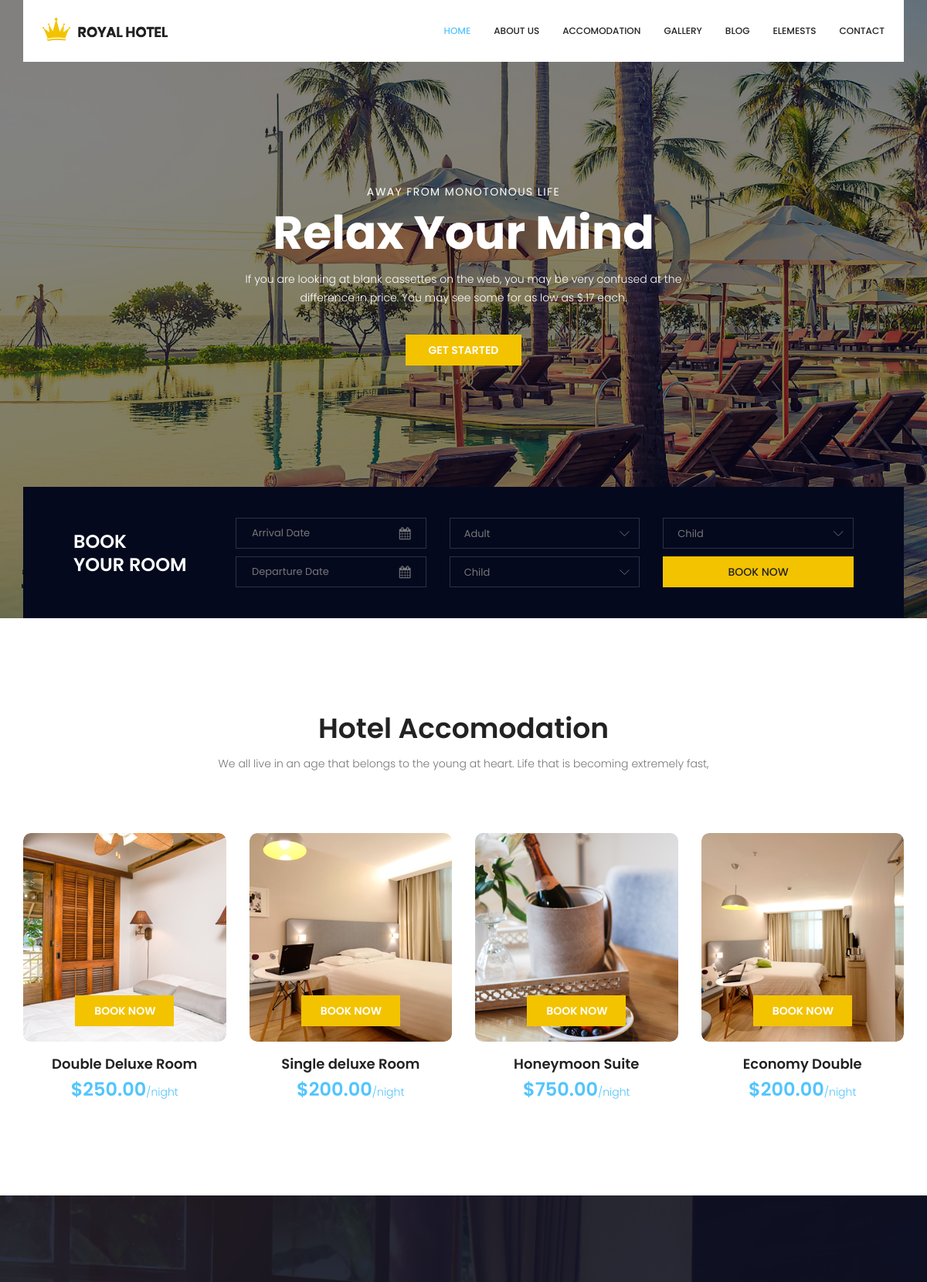
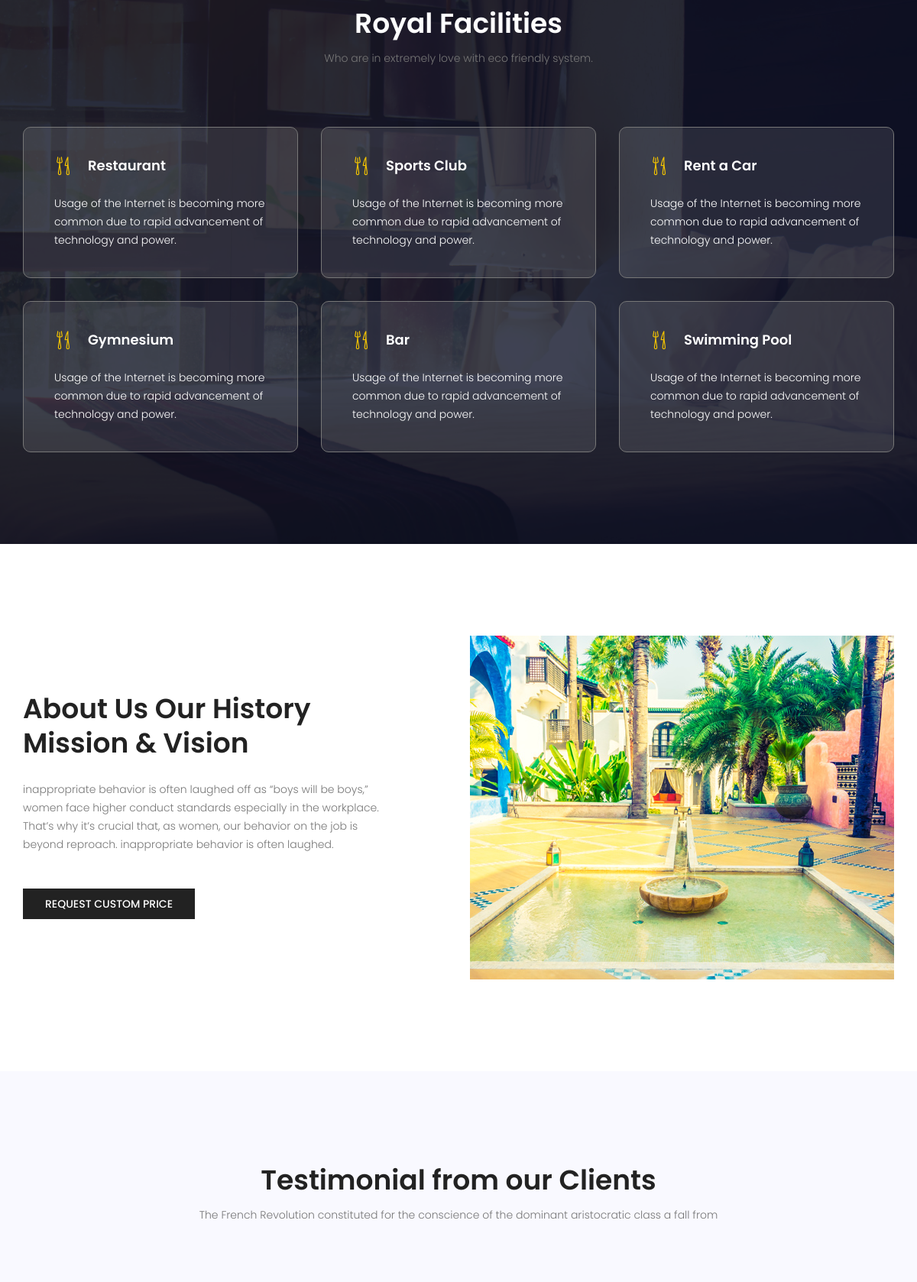
The page / (upper part) on the database its author committed (2 pictures, top to bottom).
### hotel/models.py (models this page shows, shortened)
class Accomodation(models.Model):
    title = models.CharField(max_length=100)
    price = models.DecimalField(decimal_places=2, max_digits=10)
    button = models.CharField(max_length=20)
    image = models.ImageField(upload_to="accomodation_images")

class Facility(models.Model):
    title = models.CharField(max_length=100)
    description = models.TextField(blank=True)
    class Meta:
        verbose_name_plural = 'Facilities'

class Article(models.Model):
    title = models.CharField(max_length=100)
    description = models.TextField()
    image = models.ImageField(upload_to="article_images")
    button = models.CharField(max_length=30)

### hotel/views.py (the view)
# urls.py: path('', views.home_page, name="home"),
def home_page(request):
    if request.method == "GET":
        accomodation = Accomodation.objects.all()
        facility = Facility.objects.all()
        article = Article.objects.all()
        testimony = Testimony.objects.all()
        latest_post = Blog_Post.objects.filter(category__name="Lifestyle")
        context = {
            "all_accomodation": accomodation,
            "all_facility": facility,
            "all_article": article,
            "all_testimonies": testimony,
            "all_latest_post": latest_post
        }
        return render(request, "index.html", context)
    elif request.method == "POST":
        newsletter = request.POST["email"]
        Subscriber.objects.create(email=newsletter)
        return redirect("home")

### hotel/models.py (called while the page is built)
    def __str__(self):
        return self.name

### templates/index.html (shortened to what this page needs)
{% load static %}
<!doctype html>
<html lang="en">
    <head>
        <link rel="stylesheet" href="{% static 'css/bootstrap.css' %}">
        <link rel="stylesheet" href="{% static 'vendors/linericon/style.css' %}">
        <link rel="stylesheet" href="{% static 'css/font-awesome.min.css' %}">
        <link rel="stylesheet" href="{% static 'vendors/owl-carousel/owl.carousel.min.css' %}">
        <link rel="stylesheet" href="{% static 'vendors/bootstrap-datepicker/bootstrap-datetimepicker.min.css' %}">
        <link rel="stylesheet" href="{% static 'vendors/nice-select/css/nice-select.css' %}">
        <link rel="stylesheet" href="{% static 'vendors/owl-carousel/owl.carousel.min.css' %}">
        <link rel="stylesheet" href="{% static 'css/style.css' %}">
        <link rel="stylesheet" href="{% static 'css/responsive.css' %}">
    </head>
    <body>
        <header class="header_area">
            <div class="container">
                <nav class="navbar navbar-expand-lg navbar-light">
                    <a class="navbar-brand logo_h" href="index.html"><img src="{% static 'image/Logo.png' %}" alt=""></a>
                    <div class="collapse navbar-collapse offset" id="navbarSupportedContent">
                        <ul class="nav navbar-nav menu_nav ml-auto">
                            <li class="nav-item active"><a class="nav-link" href="{% url 'home' %}">Home</a></li>
                            <li class="nav-item"><a class="nav-link" href="{% url 'about' %}">About us</a></li>
                            <li class="nav-item"><a class="nav-link" href="{% url 'accomodation' %}">Accomodation</a></li>
                            <li class="nav-item"><a class="nav-link" href="{% url 'gallery' %}">Gallery</a></li>
                            <li class="nav-item submenu dropdown">
                                <a href="#" class="nav-link dropdown-toggle" data-toggle="dropdown" role="button" aria-haspopup="true" aria-expanded="false">Blog</a>
                            </li>
                            <li class="nav-item"><a class="nav-link" href="{% url 'elements' %}">Elemests</a></li>
                            <li class="nav-item"><a class="nav-link" href="{% url 'contact' %}">Contact</a></li>
                        </ul>
                    </div>
                </nav>
            </div>
        </header>
        <section class="banner_area">
            <div class="booking_table d_flex align-items-center">
            	<div class="overlay bg-parallax" data-stellar-ratio="0.9" data-stellar-vertical-offset="0" data-background=""></div>
				<div class="container">
					<div class="banner_content text-center">
						<h6>Away from monotonous life</h6>
						<h2>Relax Your Mind</h2>
						<p>If you are looking at blank cassettes on the web, you may be very confused at the<br> difference in price. You may see some for as low as $.17 each.</p>
						<a href="#" class="btn theme_btn button_hover">Get Started</a>
					</div>
				</div>
            </div>
            <div class="hotel_booking_area position">
                <div class="container">
                    <div class="hotel_booking_table">
                        <div class="col-md-3">
                            <h2>Book<br> Your Room</h2>
                        </div>
                        <div class="col-md-9">
                            <div class="boking_table">
                                <div class="row">
                                    <div class="col-md-4">
                                        <div class="book_tabel_item">
                                            <div class="form-group">
                                                <div class='input-group date' id='datetimepicker11'>
                                                    <input type='text' class="form-control" placeholder="Arrival Date"/>
                                                    <span class="input-group-addon">
                                                        <i class="fa fa-calendar" aria-hidden="true"></i>
                                                    </span>
                                                </div>
                                            </div>
                                            <div class="form-group">
                                                <div class='input-group date' id='datetimepicker1'>
                                                    <input type='text' class="form-control" placeholder="Departure Date"/>
                                                    <span class="input-group-addon">
                                                        <i class="fa fa-calendar" aria-hidden="true"></i>
                                                    </span>
                                                </div>
                                            </div>
                                        </div>
                                    </div>
                                    <div class="col-md-4">
                                        <div class="book_tabel_item">
                                            <div class="input-group">
                                            </div>
                                            <div class="input-group">
                                            </div>
                                        </div>
                                    </div>
                                    <div class="col-md-4">
                                        <div class="book_tabel_item">
                                            <div class="input-group">
                                            </div>
                                            <a class="book_now_btn button_hover" href="#">Book Now</a>
                                        </div>
                                    </div>
                                </div>
                            </div>
                        </div>
                    </div>
                </div>
            </div>
        </section>
        <section class="accomodation_area section_gap">
            <div class="container">
                <div class="section_title text-center">
                    <h2 class="title_color">Hotel Accomodation</h2>
                    <p>We all live in an age that belongs to the young at heart. Life that is becoming extremely fast, </p>
                </div>
                <div class="row mb_30">
                    {% for accomodation in all_accomodation %}
                    <div class="col-lg-3 col-sm-6">
                        <div class="accomodation_item text-center">
                            <div class="hotel_img">
                                <img src="{{ accomodation.image.url }}" alt="">
                                <a href="#" class="btn theme_btn button_hover">{{ accomodation.button }}</a>
                            </div>
                            <a href="#"><h4 class="sec_h4">{{ accomodation.title}}</h4></a>
                            <h5>${{ accomodation.price }}<small>/night</small></h5>
                        </div>
                    </div>
                    {% endfor %}
                </div>
            </div>
        </section>
        <section class="facilities_area section_gap">
            <div class="overlay bg-parallax" data-stellar-ratio="0.8" data-stellar-vertical-offset="0" data-background="">
            </div>
            <div class="container">
                <div class="section_title text-center">
                    <h2 class="title_w">Royal Facilities</h2>
                    <p>Who are in extremely love with eco friendly system.</p>
                </div>
                <div class="row mb_30">
                    {% for facility in all_facility %}
                    <div class="col-lg-4 col-md-6">
                        <div class="facilities_item">
                            <h4 class="sec_h4"><i class="lnr lnr-dinner"></i>{{ facility.title }}</h4>
                            <p>{{ facility.description }}</p>
                        </div>
                    </div>
                    {% endfor %}
                </div>
            </div>
        </section>
        <section class="about_history_area section_gap">
            <div class="container">
                <div class="row">
                    {% for article in all_article %}
                    <div class="col-md-6 d_flex align-items-center">
                        <div class="about_content ">
                            <h2 class="title title_color">{{ article.title}}</h2>
                            <p>{{ article.description }}</p>
                            <a href="#" class="button_hover theme_btn_two">{{ article.button }}</a>
                        </div>
                    </div>
                    <div class="col-md-6">
                        <img class="img-fluid" src="{{ article.image.url }}" alt="img">
                    </div>
                    {% endfor %}
                </div>
            </div>
        </section>
        <section class="testimonial_area section_gap">
            <div class="container">
                <div class="section_title text-center">
                    <h2 class="title_color">Testimonial from our Clients</h2>
                    <p>The French Revolution constituted for the conscience of the dominant aristocratic class a fall from </p>
                </div>
            </div>
        </section>
    </body>
</html>

### rows shown on the page
Accomodation: image (picture), button "BOOK NOW", title "Double Deluxe Room", price "250.00"
Accomodation: image (picture), button "BOOK NOW", title "Single deluxe Room", price "200.00"
Accomodation: image (picture), button "BOOK NOW", title "Honeymoon Suite", price "750.00"
Accomodation: image (picture), button "BOOK NOW", title "Economy Double", price "200.00"
Facility: title "Restaurant", description "Usage of the Internet is becoming more common due to rapid advancement of technology and power."
Facility: title "Sports Club", description "Usage of the Internet is becoming more common due to rapid advancement of technology and power."
Facility: title "Rent a Car", description "Usage of the Internet is becoming more common due to rapid advancement of technology and power."
Facility: title "Gymnesium", description "Usage of the Internet is becoming more common due to rapid advancement of technology and power."
Facility: title "Bar", description "Usage of the Internet is becoming more common due to rapid advancement of technology and power."
Facility: title "Swimming Pool", description "Usage of the Internet is becoming more common due to rapid advancement of technology and power."
Article: title "About Us Our History Mission & Vision", description "inappropriate behavior is often laughed off as “boys will be boys,” women face higher conduct standards especially in the workplace. That’s why it’s crucial that, as women, our behavior on the job is beyond reproach. inappropriate behavior is often laughed.", button "REQUEST CUSTOM PRICE", image (picture)
